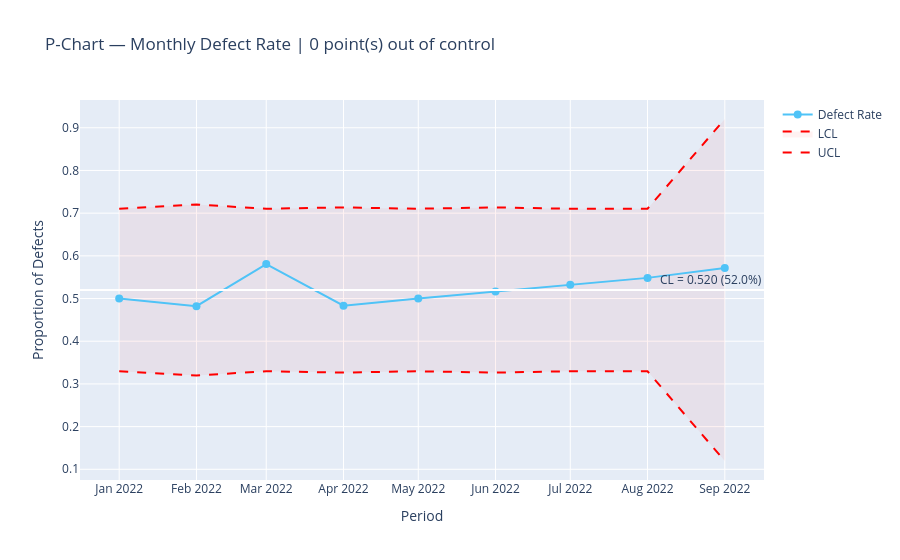

This figure's notebook cell:
### Markdown cell above
## 6. Statistical Process Control (SPC) — P-Chart

The P-Chart monitors the **proportion of defects** over time.
It answers: is the process statistically stable, or are there special causes?

> **Key insight:** a process can be stable AND out of specifications simultaneously.
> That is the most dangerous scenario — the problem is chronic, not accidental.

### Code cell
# P-Chart manual (without qcc — pure Python)
monthly = silver.groupby("period").agg(
    total=("order_id","count"), late=("is_late","sum")
).reset_index()
monthly["prop"] = monthly["late"] / monthly["total"]

p_bar = monthly["late"].sum() / monthly["total"].sum()
monthly["ucl"] = p_bar + 3 * np.sqrt(p_bar * (1 - p_bar) / monthly["total"])
monthly["lcl"] = (p_bar - 3 * np.sqrt(p_bar * (1 - p_bar) / monthly["total"])).clip(lower=0)
monthly["out_of_control"] = (monthly["prop"] > monthly["ucl"]) | (monthly["prop"] < monthly["lcl"])

fig_p = go.Figure()
fig_p.add_trace(go.Scatter(
    x=monthly["period"], y=monthly["ucl"],
    mode="lines", name="UCL", line=dict(color="red", dash="dash")))
fig_p.add_trace(go.Scatter(
    x=monthly["period"], y=monthly["lcl"],
    mode="lines", name="LCL", line=dict(color="red", dash="dash"),
    fill="tonexty", fillcolor="rgba(255,0,0,0.05)"))
fig_p.add_trace(go.Scatter(
    x=monthly["period"], y=monthly["prop"],
    mode="lines+markers", name="Defect Rate",
    line=dict(color="#4fc3f7"),
    marker=dict(
        size=8,
        color=["red" if v else "#4fc3f7" for v in monthly["out_of_control"]]
    )
))
fig_p.add_hline(y=p_bar, line_color="white", line_dash="solid",
                annotation_text=f"CL = {p_bar:.3f} ({p_bar*100:.1f}%)")

out_count = monthly["out_of_control"].sum()
fig_p.update_layout(
    title=f"P-Chart — Monthly Defect Rate | {out_count} point(s) out of control",
    xaxis_title="Period", yaxis_title="Proportion of Defects"
)

# Salvar gráfico
saved_path = save_figure(fig_p, "p_chart_defect_rate.png")
print(f"✅ Gráfico salvo em: {saved_path}")

fig_p.show()

print(f"Center Line (CL): {p_bar:.4f} ({p_bar*100:.2f}%)")
print(f"Points out of control: {out_count}")
if out_count == 0:
    print("→ Process is STABLE (but check if CL meets your target!)")
else:
    print("→ Special causes detected — investigate flagged periods.")

### Figure 1 — Plotly figure (JSON) as saved in the notebook; plotly's stock layout.template omitted (floating-point values rounded to 4 significant figures)
{"data": [{"line": {"color": "red", "dash": "dash"}, "mode": "lines", "name": "UCL", "type": "scatter", "x": ["2022-01-01T00:00:00", "2022-02-01T00:00:00", "2022-03-01T00:00:00", "2022-04-01T00:00:00", "2022-05-01T00:00:00", "2022-06-01T00:00:00", "2022-07-01T00:00:00", "2022-08-01T00:00:00", "2022-09-01T00:00:00"], "y": [0.7103, 0.7203, 0.7103, 0.7135, 0.7103, 0.7135, 0.7103, 0.7103, 0.9206]}, {"fill": "tonexty", "fillcolor": "rgba(255,0,0,0.05)", "line": {"color": "red", "dash": "dash"}, "mode": "lines", "name": "LCL", "type": "scatter", "x": ["2022-01-01T00:00:00", "2022-02-01T00:00:00", "2022-03-01T00:00:00", "2022-04-01T00:00:00", "2022-05-01T00:00:00", "2022-06-01T00:00:00", "2022-07-01T00:00:00", "2022-08-01T00:00:00", "2022-09-01T00:00:00"], "y": [0.3297, 0.3197, 0.3297, 0.3265, 0.3297, 0.3265, 0.3297, 0.3297, 0.1194]}, {"line": {"color": "#4fc3f7"}, "marker": {"color": ["#4fc3f7", "#4fc3f7", "#4fc3f7", "#4fc3f7", "#4fc3f7", "#4fc3f7", "#4fc3f7", "#4fc3f7", "#4fc3f7"], "size": 8}, "mode": "lines+markers", "name": "Defect Rate", "type": "scatter", "x": ["2022-01-01T00:00:00", "2022-02-01T00:00:00", "2022-03-01T00:00:00", "2022-04-01T00:00:00", "2022-05-01T00:00:00", "2022-06-01T00:00:00", "2022-07-01T00:00:00", "2022-08-01T00:00:00", "2022-09-01T00:00:00"], "y": [0.5, 0.4821, 0.5806, 0.4833, 0.5, 0.5167, 0.5323, 0.5484, 0.5714]}], "layout": {"annotations": [{"showarrow": false, "text": "CL = 0.520 (52.0%)", "x": 1, "xanchor": "right", "xref": "x domain", "y": 0.52, "yanchor": "bottom", "yref": "y"}], "shapes": [{"line": {"color": "white", "dash": "solid"}, "type": "line", "x0": 0, "x1": 1, "xref": "x domain", "y0": 0.52, "y1": 0.52, "yref": "y"}], "title": {"text": "P-Chart — Monthly Defect Rate | 0 point(s) out of control"}, "xaxis": {"title": {"text": "Period"}}, "yaxis": {"title": {"text": "Proportion of Defects"}}}}
